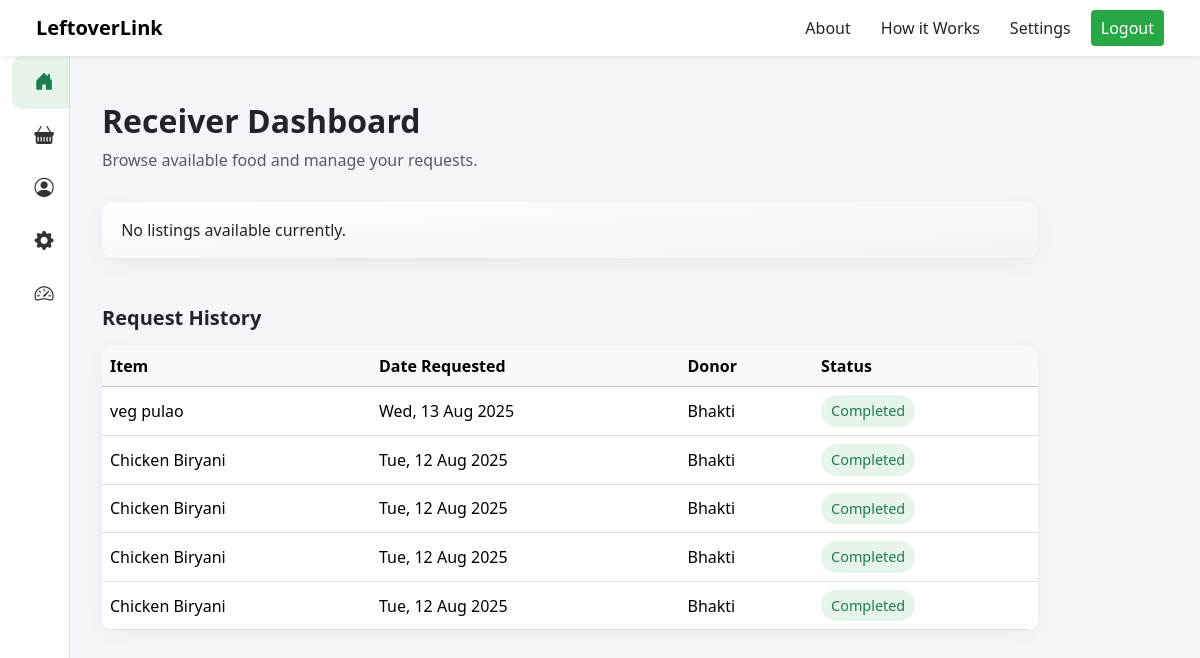
Screenshot of /receiver/dashboard/ (signed in) with the database file from the repository.
### leftoverlink_app/models.py (models this page shows, shortened)
class Donation(models.Model):
    food_post = models.ForeignKey(FoodPost, on_delete=models.CASCADE)
    donor = models.ForeignKey(settings.AUTH_USER_MODEL, on_delete=models.CASCADE)
    recipient_name = models.CharField(max_length=100)
    date_donated = models.DateTimeField(auto_now_add=True)
    status = models.CharField(max_length=30, choices=[('pending', 'Pending'), ('completed', 'Completed')], default='pending')

class FoodPost(models.Model):
    CATEGORY_CHOICES = [
        ('fruits', 'Fruits'),
        ('vegetables', 'Vegetables'),
        ('canned', 'Canned Goods'),
        ('snacks', 'Snacks'),
    ]
    STATUS_CHOICES = [
        ('available', 'Available'),
        ('claimed', 'Claimed'),
        ('expired', 'Expired'),
    ]
    donor = models.ForeignKey(settings.AUTH_USER_MODEL, on_delete=models.CASCADE)
    food_title = models.CharField(max_length=255)
    quantity = models.DecimalField(max_digits=6, decimal_places=2)
    category = models.ForeignKey('Category', on_delete=models.CASCADE)
    latitude = models.FloatField(blank=True, null=True)
    longitude = models.FloatField(blank=True, null=True)
    contact = models.CharField(max_length=15, default='N/A')
    expiry = models.DateTimeField(null=True, blank=True)
    food_image = models.ImageField(upload_to="food_images/")
    location = models.CharField(max_length=255, null=True, blank=True)
    status = models.CharField(max_length=20, choices=STATUS_CHOICES, default='available')

class CustomUser(AbstractUser):
    USER_TYPE_CHOICES = (
        ('donor', 'Donor'),
        ('ngo', 'NGO'),
        ('receiver', 'Receiver'),
    )
    user_type = models.CharField(max_length=10, choices=USER_TYPE_CHOICES)

### leftoverlink_app/views.py (the view)
# urls.py: path('receiver/dashboard/', views.receiver_dashboard, name='receiver_dashboard'),
@login_required
def receiver_dashboard(request):
    available_foods = FoodPost.objects.filter(status='available').order_by('-expiry')
    request_history = Donation.objects.filter(recipient_name=request.user.username).order_by('-date_donated')
    context = {
        'available_foods': available_foods,
        'request_history': request_history,
    }
    return render(request, 'receiver_dashboard.html', context)

### template/receiver_dashboard.html (shortened to what this page needs)
{% extends 'navbar.html' %}
{% load static %}
{% block content %}
<!DOCTYPE html>
<html lang="en">
<head>
    <link rel="stylesheet" href="{% static 'css/responsive.css' %}" />
    <link href="https://cdn.jsdelivr.net/npm/bootstrap@5.3.3/dist/css/bootstrap.min.css" rel="stylesheet" />
    <link href="https://cdn.jsdelivr.net/npm/bootstrap-icons@1.10.5/font/bootstrap-icons.css" rel="stylesheet" />
</head>
<body>
    <div class="container-fluid">
        <div class="row">
            <div class="sidebar d-flex flex-column">
                <nav class="nav flex-column mt-3">
                    <a class="nav-link active" href="#"><i class="bi bi-house-door-fill"></i><span>Dashboard</span></a>
                    <a class="nav-link" href="{% url 'food_list' %}"><i class="bi bi-basket-fill"></i></a>
                    <a class="nav-link" href="{% url 'profile' %}"><i
                            class="bi bi-person-circle"></i><span>Profile</span></a>
                    <a class="nav-link" href="{% url 'settings' %}"><i
                            class="bi bi-gear-fill"></i><span>Settings</span></a>
                    <a class="nav-link" href="{% url 'realtimedash' %}"><i
                            class="bi bi-speedometer2"></i><span>Real-time Dashboard</span></a><br><br>
                </nav>
            </div>
            <div class="main-content col-md-10 offset-md-2">
                <div class="dashboard-header fade-slide">
                    <h2 class="fw-bold">Receiver Dashboard</h2>
                    <p class="text-muted">Browse available food and manage your requests.</p>
                </div>
                <div class="fade-slide" style="animation-delay: 0.2s;">
                    {% if available_foods %}
                    {% for food in available_foods %}
                    <div class="listing-card">
                        <h6>{{ food.food_title }}</h6>
                        <p>Quantity: {{ food.quantity }}</p>
                        <p>Expires: {% if food.expiry %}{{ food.expiry|date:"D, d M Y" }}{% else %}No expiry{% endif %}
                        </p>
                        <p>Status: {{ food.get_status_display }}</p>
                        <a href="{% url 'claim_food' food.id %}" class="btn btn-success btn-sm">Claim</a>
                    </div>
                    {% endfor %}
                    {% else %}
                    <div class="listing-card">No listings available currently.</div>
                    {% endif %}
                </div>
                <div class="fade-slide" style="animation-delay: 0.4s;">
                    <h5 class="mt-5 mb-3 fw-semibold">Request History</h5>
                    <table class="table donation-table">
                        <thead class="table-light">
                            <tr>
                                <th>Item</th>
                                <th>Date Requested</th>
                                <th>Donor</th>
                                <th>Status</th>
                            </tr>
                        </thead>
                        <tbody>
                            {% if request_history %}
                            {% for donation in request_history %}
                            <tr>
                                <td>{{ donation.food_post.food_title }}</td>
                                <td>{{ donation.date_donated|date:"D, d M Y" }}</td>
                                <td>{{ donation.donor.username }}</td>
                                <td>
                                    {% if donation.status == 'completed' %}
                                    <span class="status-completed">Completed</span>
                                    {% else %}
                                    <span class="text-warning">Pending</span>
                                    {% endif %}
                                </td>
                            </tr>
                            {% endfor %}
                            {% else %}
                            <tr>
                                <td colspan="4" class="text-center text-muted">No request history yet.</td>
                            </tr>
                            {% endif %}
                        </tbody>
                    </table>
                </div>
            </div>
        </div>
    </div>
    {% endblock %}

### template/navbar.html (style rules this page uses)
body { padding-top: 70px; transition: padding-left 0.3s ease; }
html { scroll-behavior: smooth; }

### template/receiver_dashboard.html (style rules this page uses)
body { background-color: #f5f6fa; font-family: 'Segoe UI', sans-serif; }
.fade-slide { opacity: 0; transform: translateY(20px); animation: fadeSlideIn 0.6s ease forwards; }
.sidebar { position: fixed; top: 0; left: 0; height: 100vh; width: 70px; background-color: white; border-right: 1px solid #ddd; padding-top: 2rem; transition: width 0.3s ease; overflow-x: hidden; z-index: 1000; }
.sidebar .nav-link { color: #333; padding: 12px 20px; font-weight: 500; display: flex; align-items: center; white-space: nowrap; transition: background-color 0.2s ease; }
.sidebar .nav-link i { font-size: 1.2rem; margin-right: 16px; min-width: 24px; text-align: center; transition: transform 0.3s; }
.sidebar .nav-link.active { background-color: #e6f4ea; color: #1c7d4f; border-radius: 10px; }
.main-content { margin-left: 70px; transition: margin-left 0.3s ease; padding: 2rem; }
.dashboard-header { margin-bottom: 30px; }
.listing-card { border: none; border-radius: 12px; padding: 1rem 1.2rem; margin-bottom: 1rem; background: linear-gradient(to bottom right, #ffffff, #f1f3f5); box-shadow: 0 6px 20px rgba(0, 0, 0, 0.06); transition: transform 0.3s ease; }
.donation-table { border-radius: 12px; overflow: hidden; background: #ffffff; box-shadow: 0 4px 18px rgba(0, 0, 0, 0.05); }
.donation-table td, .donation-table th { vertical-align: middle; }
.status-completed { background-color: #e6f4ea; color: #1c7d4f; padding: 5px 10px; border-radius: 20px; font-size: 0.9rem; text-align: center; display: inline-block; }

### rows the page displays
Donation: food_post.food_title "veg pulao", date_donated "Wed, 13 Aug 2025", donor.username "Bhakti", status "Completed"
Donation: food_post.food_title "Chicken Biryani", date_donated "Tue, 12 Aug 2025", donor.username "Bhakti", status "Completed"
Donation: food_post.food_title "Chicken Biryani", date_donated "Tue, 12 Aug 2025", donor.username "Bhakti", status "Completed"
Donation: food_post.food_title "Chicken Biryani", date_donated "Tue, 12 Aug 2025", donor.username "Bhakti", status "Completed"
Donation: food_post.food_title "Chicken Biryani", date_donated "Tue, 12 Aug 2025", donor.username "Bhakti", status "Completed"
